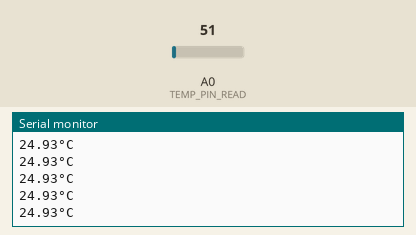
Recording of a sketch running on a simulated Arduino Uno, built with avr-gcc and run on an emulated ATmega328P. Parts: the last lines printed to the serial monitor. The inputs (shaded band) are chosen by the test bench; at power-on: A0 (TEMP_PIN_READ) = 51.

Above: at 1.2 s.
1.3 s: A0 (TEMP_PIN_READ) set to 61
At 1.68 s:
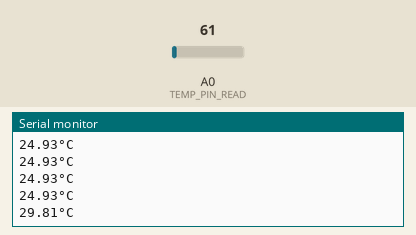
2.8 s: A0 (TEMP_PIN_READ) set to 71
At 2.94 s:
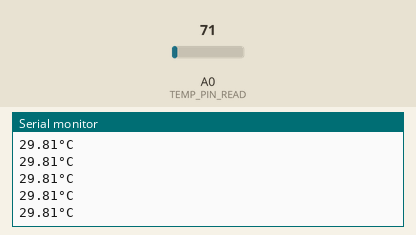
Timing chart, 0 to 5.8 s (numbered marks = the images above; inputs shaded):
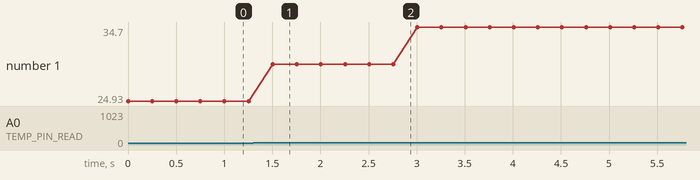

The sketch:

Arduino_lm35_temp.ino
```cpp
/********************
 *  Program:  LM35 sensor tester
 *  Description: Reads the voltage from a LM35 temperature
 *  sensor on pin A0 of the Arduino. Converts the voltage to
 *  a temperature and sends it out of the serial port for
 *  display on the serial monitor.
 ********************/

#define TEMP_PIN_READ A0 // Analog pin 0 (A0) to read the output of the sensor

void setup() {
  // to run once
  Serial.begin(38400); // Initialize the serial port
}

// Define a new function that reads and convert the raw reading to temperature
float temperature_celcius() {
  return analogRead(TEMP_PIN_READ) * (5.0 / 1023.0 * 100.0);
}

void loop() {
  // to run repeatedly
  Serial.print(temperature_celcius());
  Serial.println("°C");
  //Serial.println("deg. Celsius");
  delay(250); // ms
}
```

Measured:
- after the input at 1.3 s, the serial monitor: prints a new line after 0.20 s (image 1)
- plotted number 1: 24.93 → 29.81 after the input at 1.3 s, 29.81 → 34.7 after the input at 2.8 s
